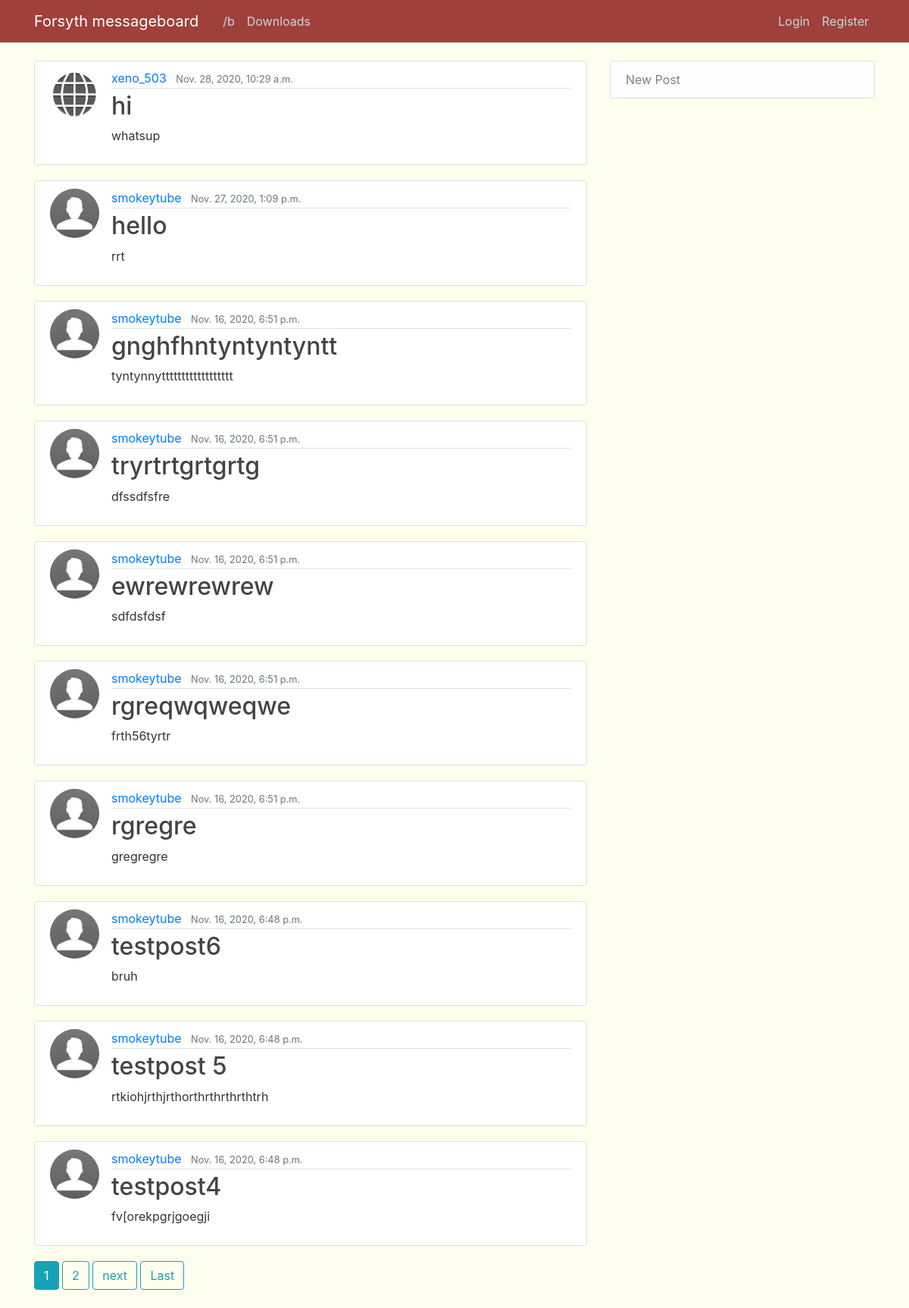
Before: /brandom/ with the older database file.
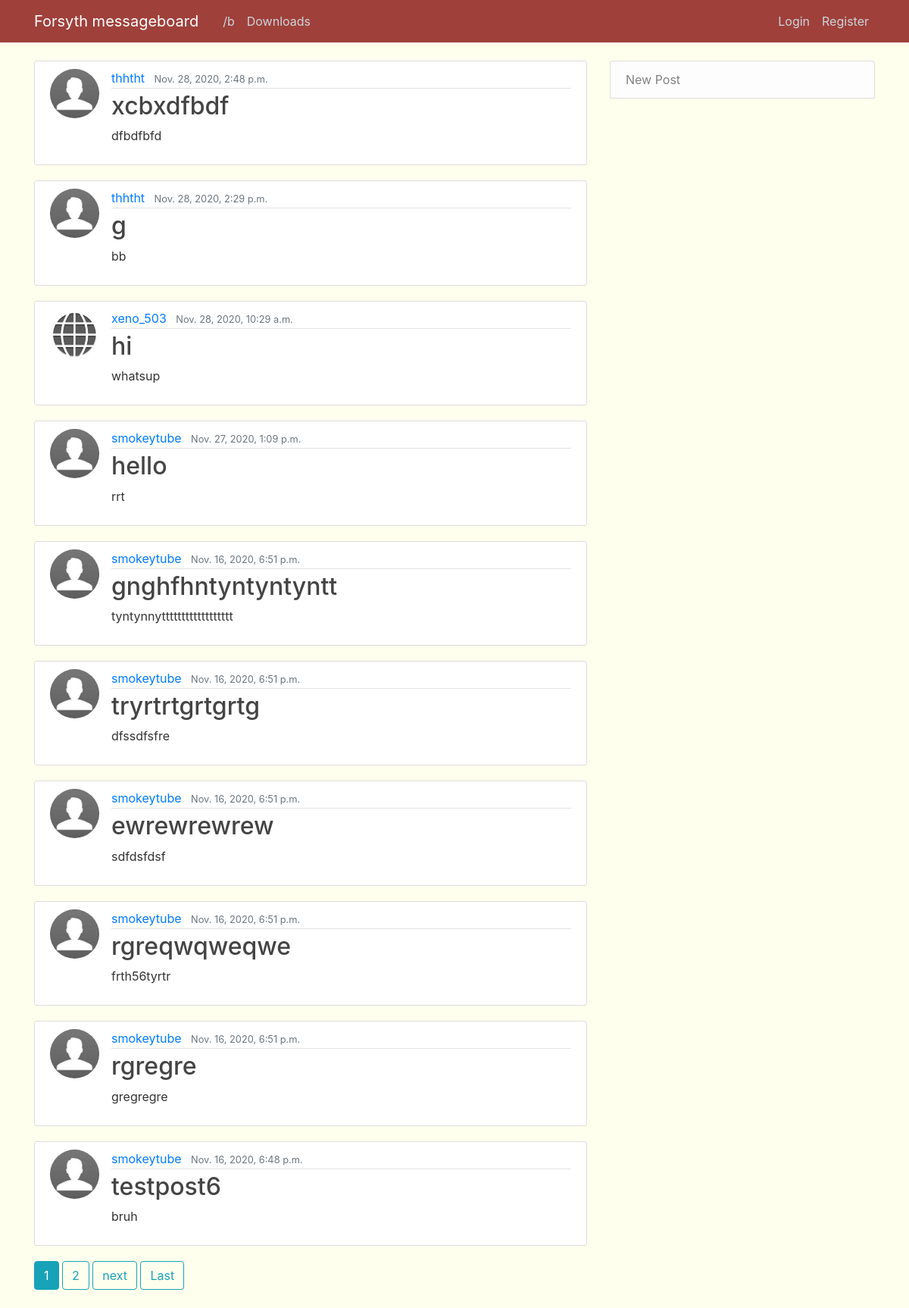
After: the same page with the newer database file.
### brandom/models.py (models this page shows, shortened)
class Post(models.Model):
    title = models.CharField(max_length=100)
    content = models.TextField()
    date_posted = models.DateTimeField(default=timezone.now)
    author = models.ForeignKey(User, on_delete=models.CASCADE)

### users/models.py (models this page shows, shortened)
class Profile(models.Model):
    user = models.OneToOneField(User, on_delete=models.CASCADE)
    image = models.ImageField(default='default.jpg', upload_to='profile_pics')

### brandom/views.py (the view)
# urls.py: path('', PostListView.as_view(), name='brandom-home'),
class PostListView(ListView):
    model = Post
    template_name = 'brandom/home.html'
    context_object_name = 'posts'
    ordering = ['-date_posted']
    paginate_by = 10

### brandom/templates/brandom/home.html (shortened to what this page needs)
{% extends "brandom/base.html" %}
{% block content %}
    {% for post in posts %}
            <article class="media content-section">
             <img class="rounded-circle article-img" src="{{ post.author.profile.image.url }}">
        <div class="media-body">
            <div class="article-metadata">
            <a class="mr-2" href="{% url 'user-posts' post.author.username %}">{{ post.author }}</a>
            <small class="text-muted">{{ post.date_posted }}</small>
            </div>
            <h2><a class="article-title" href="{% url 'post-detail' post.id %}">{{ post.title }}</a></h2>
            <p class="article-content">{{ post.content }}</p>
        </div>
        </article>
    {% endfor %}
    {% if is_paginated %}
        {% for num in page_obj.paginator.page_range %}
            {% if page_obj.number == num %}
            <a class="btn btn-info mb-4" href="?page={{ num }}">{{ num }}</a>
            {% elif num > page_obj.number|add:'-3' and num < page_obj.number|add:'3'%}
            <a class="btn btn-outline-info mb-4" href="?page={{ num }}">{{ num }}</a>
            {% endif %}
        {% endfor %}
        {% if page_obj.has_next %}
        <a class="btn btn-outline-info mb-4" href="?page={{ page_obj.next_page_number }}">next</a>
        <a class="btn btn-outline-info mb-4" href="?page={{ page_obj.paginator.num_pages }}">Last</a>
        {% endif %}
    {% endif %}
{% endblock content %}

Changed rows visible on the page:
no longer on this page (row unchanged): Post: author.profile.image (placeholder picture), author "smokeytube", date_posted "Nov. 16, 2020, 6:48 p.m.", title "testpost 5", content "rtkiohjrthjrthorthrthrthrthtrh"
no longer on this page (row unchanged): Post: author.profile.image (placeholder picture), author "smokeytube", date_posted "Nov. 16, 2020, 6:48 p.m.", title "testpost4", content "fv[orekpgrjgoegji"
added Post: author.profile.image (placeholder picture), author "thhtht", date_posted "Nov. 28, 2020, 2:48 p.m.", title "xcbxdfbdf", content "dfbdfbfd"
added Post: author.profile.image (placeholder picture), author "thhtht", date_posted "Nov. 28, 2020, 2:29 p.m.", title "g", content "bb"
